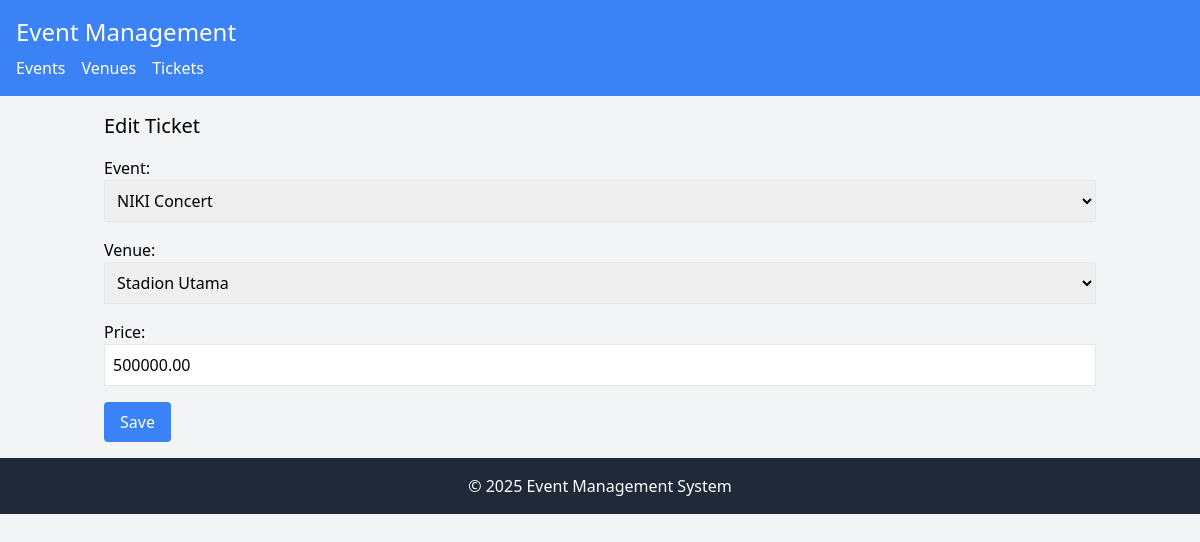
Page /index.php?entity=ticket&action=edit&id=1 on the committed database.
### tables this page shows
CREATE TABLE ticket (
    id INT AUTO_INCREMENT PRIMARY KEY,
    event_id INT NOT NULL,
    venue_id INT NOT NULL,
    price DECIMAL(10,2) NOT NULL,
    FOREIGN KEY (event_id) REFERENCES event(id),
    FOREIGN KEY (venue_id) REFERENCES venue(id)
);

CREATE TABLE event (
    id INT AUTO_INCREMENT PRIMARY KEY,
    event_name VARCHAR(100) NOT NULL,
    event_date DATE NOT NULL
);

CREATE TABLE venue (
    id INT AUTO_INCREMENT PRIMARY KEY,
    venue_name VARCHAR(100) NOT NULL,
    location VARCHAR(150) NOT NULL
);

### model/Ticket.php (called while the page is built, shortened)
<?php
require_once 'config/Database.php';
class Ticket {
    private $conn;
    private $table = 'ticket';
    public function __construct() {
        $database = new Database();
        $this->conn = $database->getConnection();
    }
    public function getById($id) {
        $query = "SELECT t.*, e.event_name, v.venue_name, v.location
                  FROM " . $this->table . " t
                  JOIN event e ON t.event_id = e.id
                  JOIN venue v ON t.venue_id = v.id
                  WHERE t.id = :id";
        $stmt = $this->conn->prepare($query);
        $stmt->bindParam(':id', $id);
        $stmt->execute();
        return $stmt->fetch(PDO::FETCH_ASSOC);
    }
}
?>

### config/Database.php (called while the page is built, shortened)
<?php
class Database {
    private $host = "localhost";
    private $username = "root";
    private $password = "";
    private $database = "event_management";
    public function getConnection() {
        $this->conn = null;
        try {
            $this->conn = new PDO("mysql:host=" . $this->host . ";dbname=" . $this->database, $this->username, $this->password);
            $this->conn->setAttribute(PDO::ATTR_ERRMODE, PDO::ERRMODE_EXCEPTION);
        } catch(PDOException $e) {
            echo "Connection error: " . $e->getMessage();
        }
        return $this->conn;
    }
}
?>

### model/Event.php (called while the page is built, shortened)
<?php
require_once 'config/Database.php';
class Event {
    private $conn;
    private $table = 'event';
    public function __construct() {
        $database = new Database();
        $this->conn = $database->getConnection();
    }
    public function getAll() {
        $query = "SELECT * FROM " . $this->table;
        $stmt = $this->conn->prepare($query);
        $stmt->execute();
        return $stmt->fetchAll(PDO::FETCH_ASSOC);
    }
}
?>

### model/Venue.php (called while the page is built, shortened)
<?php
require_once 'config/Database.php';
class Venue {
    private $conn;
    private $table = 'venue';
    public function __construct() {
        $database = new Database();
        $this->conn = $database->getConnection();
    }
    public function getAll() {
        $query = "SELECT * FROM " . $this->table;
        $stmt = $this->conn->prepare($query);
        $stmt->execute();
        return $stmt->fetchAll(PDO::FETCH_ASSOC);
    }
}
?>

### viewmodel/TicketViewModel.php (called while the page is built, shortened)
<?php
require_once 'model/Ticket.php';
require_once 'model/Event.php';
require_once 'model/Venue.php';
class TicketViewModel {
    private $ticket;
    private $event;
    private $venue;
    public function __construct() {
        $this->ticket = new Ticket();
        $this->event = new Event();
        $this->venue = new Venue();
    }
    public function getTicketById($id) {
        return $this->ticket->getById($id);
    }
    public function getEvents() {
        return $this->event->getAll();
    }
    public function getVenues() {
        return $this->venue->getAll();
    }
}
?>

### views/ticket_form.php (the view)
<?php
require_once 'views/template/header.php';
?>
<h2 class="text-xl mb-4"><?php echo isset($ticket) ? 'Edit Ticket' : 'Add Ticket'; ?></h2>
<form action="index.php?entity=ticket&action=<?php echo isset($ticket) ? 'update&id=' . $ticket['id'] : 'save'; ?>" method="POST" class="space-y-4">
    <div>
        <label class="block">Event:</label>
        <select name="event_id" class="border p-2 w-full" required>
            <?php foreach ($events as $event): ?>
            <option value="<?php echo $event['id']; ?>" <?php echo isset($ticket) && $ticket['event_id'] == $event['id'] ? 'selected' : ''; ?>>
                <?php echo htmlspecialchars($event['event_name']); ?>
            </option>
            <?php endforeach; ?>
        </select>
    </div>
    <div>
        <label class="block">Venue:</label>
        <select name="venue_id" class="border p-2 w-full" required>
            <?php foreach ($venues as $venue): ?>
            <option value="<?php echo $venue['id']; ?>" <?php echo isset($ticket) && $ticket['venue_id'] == $venue['id'] ? 'selected' : ''; ?>>
                <?php echo htmlspecialchars($venue['venue_name']); ?>
            </option>
            <?php endforeach; ?>
        </select>
    </div>
    <div>
        <label class="block">Price:</label>
        <input type="number" name="price" value="<?php echo isset($ticket) ? $ticket['price'] : ''; ?>" class="border p-2 w-full" required min="0" step="0.01">
    </div>
    <button type="submit" class="bg-blue-500 text-white px-4 py-2 rounded">Save</button>
</form>
<?php
require_once 'views/template/footer.php';
?>

### rows in the picture
ticket: event_id "NIKI Concert", venue_id "Stadion Utama", price "500000.00"
